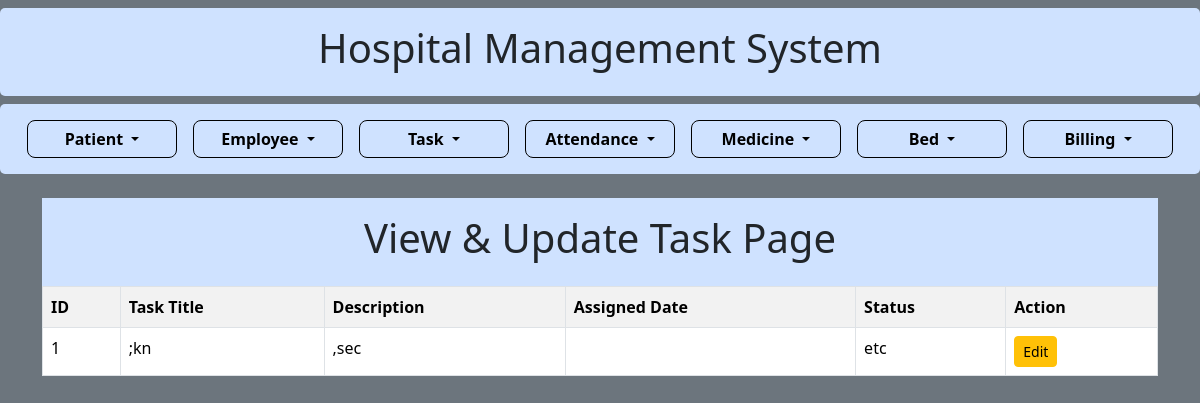
Before: /view_update_task with the older database file.
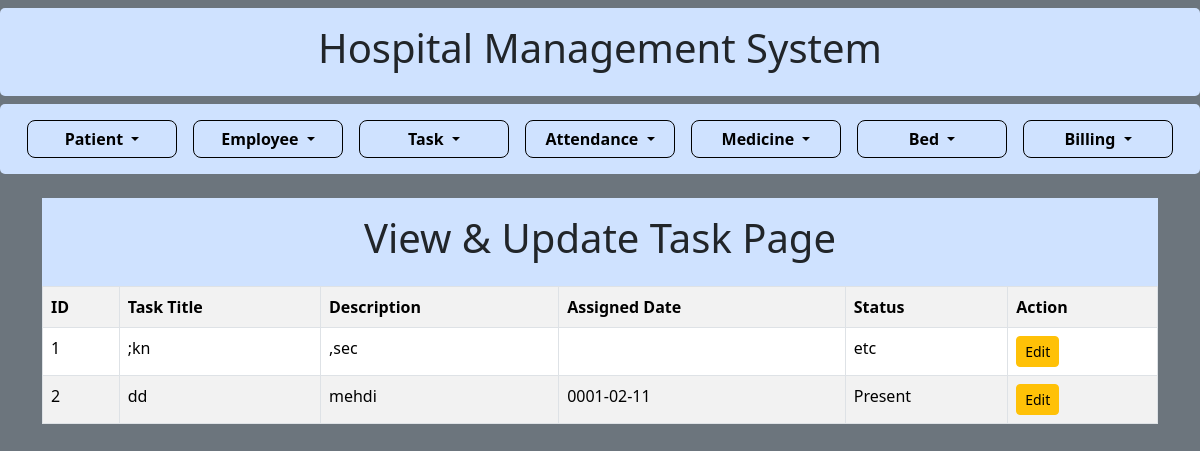
After: the same page with the newer database file.
### models/models_task.py (models this page shows)
class Task(db.Model):
    id = db.Column(db.Integer, primary_key=True)
    task_title = db.Column(db.String(100))
    description = db.Column(db.String(200))
    assigned_date = db.Column(db.String(20))
    status = db.Column(db.String(50))

### routes/routes_task.py (the view)
@task_bp.route('/view_update_task')
def view_update_task():
    return render_template("view_update_task.html", tasks=Task.query.all())

### templates/view_update_task.html
{% extends "base.html" %}
{% block content %}
<div class="container-fluid mt-2 p-3 bg-primary-subtle text-dark">
    <h1 class="text-center">View & Update Task Page</h1>
</div>
<table class="table table-bordered table-striped">
    <tr>
        <th>ID</th>
        <th>Task Title</th>
        <th>Description</th>
        <th>Assigned Date</th>
        <th>Status</th>
        <th>Action</th>
    </tr>
    {% for task in tasks %}
    <tr>
        <td>{{ task.id }}</td>
        <td>{{ task.task_title }}</td>
        <td>{{ task.description }}</td>
        <td>{{ task.assigned_date }}</td>
        <td>{{ task.status }}</td>
        <td>
            <a href="{{ url_for('task.edit_task', id=task.id) }}" class="btn btn-warning btn-sm">Edit</a>
        </td>
    </tr>
    {% endfor %}
</table>
{% endblock %}

### templates/base.html (shortened to what this page needs)
<!DOCTYPE html>
<html lang="en">
<head>
    <link href="https://cdn.jsdelivr.net/npm/bootstrap@5.3.8/dist/css/bootstrap.min.css" rel="stylesheet">
</head>
<body>
    <div class="container-fluid mt-2 p-3 header-box text-dark">
        <h1 class="text-center">Hospital Management System</h1>
    </div>
    <div class="container-fluid mt-2 p-3 nav-box text-dark d-flex gap-3 flex-wrap justify-content-center">
        <div class="dropdown">
            <button class="btn dropdown-toggle" data-bs-toggle="dropdown">
                Patient
            </button>
        </div>
        <div class="dropdown">
            <button class="btn dropdown-toggle" data-bs-toggle="dropdown">
                Employee
            </button>
        </div>
        <div class="dropdown">
            <button class="btn dropdown-toggle" data-bs-toggle="dropdown">
                Task
            </button>
        </div>
        <div class="dropdown">
            <button class="btn dropdown-toggle" data-bs-toggle="dropdown">
                Attendance
            </button>
        </div>
        <div class="dropdown">
            <button class="btn dropdown-toggle" data-bs-toggle="dropdown">
                Medicine
            </button>
        </div>
        <div class="dropdown">
            <button class="btn dropdown-toggle" data-bs-toggle="dropdown">
                Bed
            </button>
        </div>
        <div class="dropdown">
            <button class="btn dropdown-toggle" data-bs-toggle="dropdown">
                Billing
            </button>
        </div>
    </div>
    <div class="container mt-4">
    {% block content %}
    {% endblock %}
</div>
</body>
</html>

### templates/base.html (style rules this page uses)
body { background-color: #6c757d; }
.header-box { background-color: #cfe2ff; border-radius: 5px; }
.nav-box { background-color: #cfe2ff; border-radius: 5px; }
.dropdown button { font-weight: bold; border-radius: 8px; background-color: #cfe2ff; border: 1px solid #000; color: #000; min-width: 150px; }

Changed rows visible on the page:
added Task: id "2", task_title "dd", description "mehdi", assigned_date "0001-02-11", status "Present"
